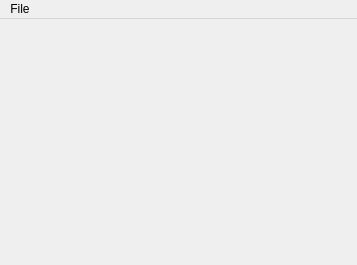
<?xml version="1.0" encoding="UTF-8"?>
<ui version="4.0">
 <class>MainWindow</class>
 <widget class="QMainWindow" name="MainWindow">
  <property name="geometry">
   <rect>
    <x>0</x>
    <y>0</y>
    <width>357</width>
    <height>265</height>
   </rect>
  </property>
  <property name="sizePolicy">
   <sizepolicy hsizetype="Preferred" vsizetype="Preferred">
    <horstretch>0</horstretch>
    <verstretch>0</verstretch>
   </sizepolicy>
  </property>
  <property name="minimumSize">
   <size>
    <width>357</width>
    <height>0</height>
   </size>
  </property>
  <property name="windowTitle">
   <string>MainWindow</string>
  </property>
  <widget class="QWidget" name="centralwidget">
   <property name="sizePolicy">
    <sizepolicy hsizetype="Preferred" vsizetype="Preferred">
     <horstretch>0</horstretch>
     <verstretch>0</verstretch>
    </sizepolicy>
   </property>
   <property name="minimumSize">
    <size>
     <width>357</width>
     <height>34</height>
    </size>
   </property>
   <layout class="QGridLayout" name="gridLayout">
    <property name="leftMargin">
     <number>0</number>
    </property>
    <property name="topMargin">
     <number>0</number>
    </property>
    <property name="rightMargin">
     <number>0</number>
    </property>
    <property name="bottomMargin">
     <number>0</number>
    </property>
    <property name="spacing">
     <number>2</number>
    </property>
   </layout>
  </widget>
  <widget class="QMenuBar" name="menubar">
   <property name="geometry">
    <rect>
     <x>0</x>
     <y>0</y>
     <width>357</width>
     <height>25</height>
    </rect>
   </property>
   <widget class="QMenu" name="menuFile">
    <property name="title">
     <string>File</string>
    </property>
    <addaction name="actionOpen"/>
    <addaction name="actionRecent"/>
    <addaction name="separator"/>
    <addaction name="actionExit"/>
   </widget>
   <addaction name="menuFile"/>
  </widget>
  <action name="actionOpen">
   <property name="text">
    <string>Open video</string>
   </property>
  </action>
  <action name="actionRecent">
   <property name="text">
    <string>Recent videos</string>
   </property>
  </action>
  <action name="actionExit">
   <property name="text">
    <string>Exit</string>
   </property>
  </action>
 </widget>
 <resources/>
 <connections/>
</ui>
